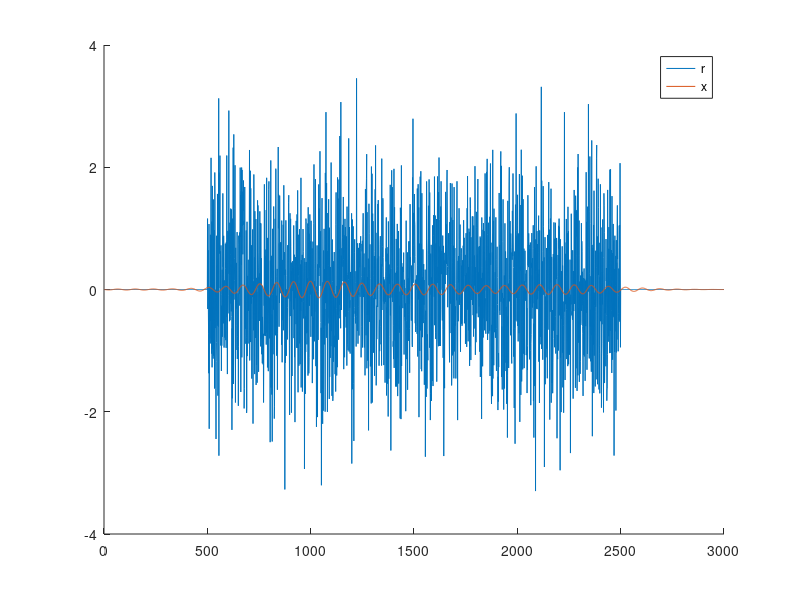
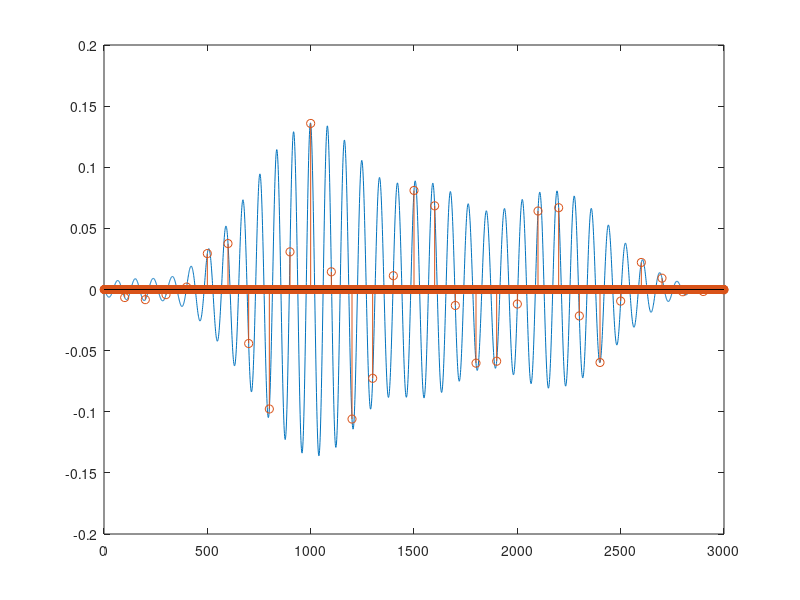
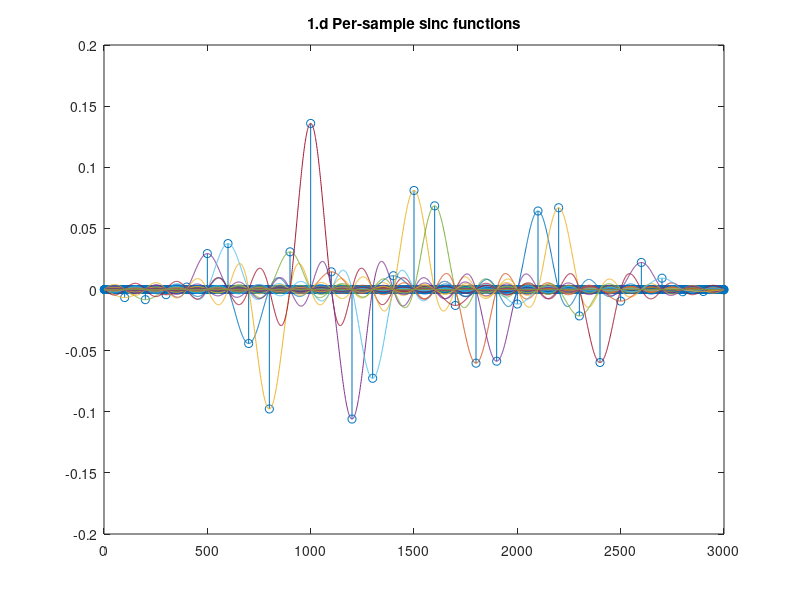
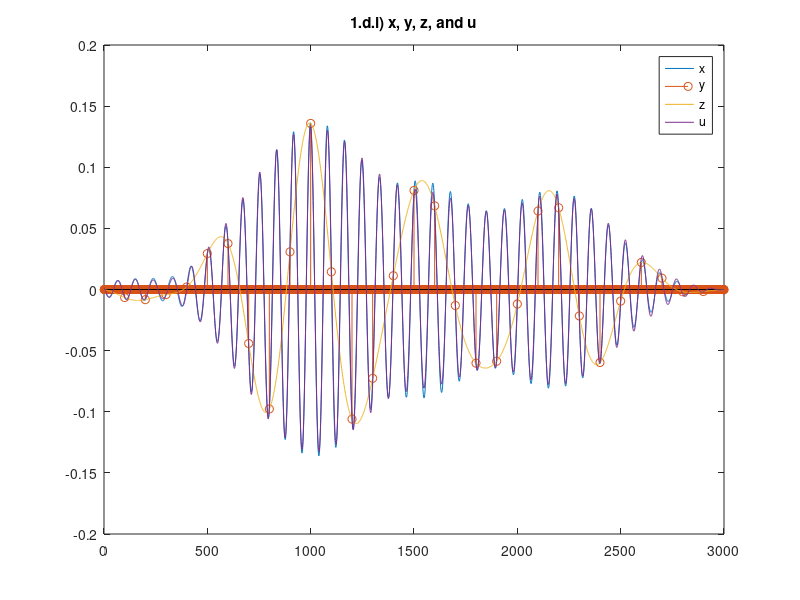

Here is the MATLAB script that generated these plots, in order: (Note: this script raises an error after producing the figures.)
%% 1.d)
% Simulate the reconstruction of a sampled band-pass signal

%%
% Generate a 1 s noise sequence r, as in part (c)(i ), but this time use
% a sampling frequency of 3 kHz. Set the first and last 500 samples to
% zero.
f_s = 3000;
t = 1; % 1 second long
N = f_s * t;
ts = linspace(1/f_s, t, N);
r = randn(N,1);
r(1:500) = 0;
r(end-500:end) = 0;

%%
% Apply a band-pass filter that attenuates frequencies outside 31-44Hz
f1 = 31;
f2 = 44;
% 3 = 3rd order filter
% 30 = -30dB for frequencies outside the range
[b, a] = cheby2(3, 30, [f1 f2]/(f_s/2));
% Apply the filter
x = filtfilt(b, a, r);

%%
% Plot r, x together. r is very high frequency, so the band-pass will
% remove a lot and x will have a much lower amplitiude
figure;
hold on;
plot(r);
plot(x);
legend("r","x");
hold off;

%%
% Sample x at 30Hz, set all but every 100th value to 0
y = x;
for i = 1:99
    y(i:100:end) = 0;
end

figure;
plot(x);
hold on;
stem(y);
hold off;

%%
% Reconstruct y with sinc interpolation (see 1.c.i for working)
% Change the scaling factor to 1/100 instead of 1/3, because we sampled
% every 100th value
z = zeros(N,1);
figure;
stem(y)
hold on;
for i_y = 1:N
    data = y(i_y) * sinc((ts/t - i_y/N) * f_s/100);
    plot(data);
    z = z + data';
end
hold off;
title("1.d Per-sample sinc functions")

%%
% Generate another band-pass filter for 30-45Hz, apply to y to reconstruct
% as u. Multiply by 100 to compensate for energy lost during sampling.
f1 = 30;
f2 = 45;
% 3 = 3rd order filter
% 30 = -30dB for frequencies outside the range
[b, a] = cheby2(3, 30, [f1 f2]/(f_s/2));
u = 100 * filtfilt(b, a, y);

%% 1.d.i) Comparisons
% Plot x, y, z, and u on top of each other in one figure
figure;
plot(x);
hold on;
stem(y);
plot(z);
plot(u);
legend("x", "y", "z", "u");
title("1.d.i) x, y, z, and u")
hold off;

%% 1.d.i) x vs z
% x and z are not equal - sinc interpolation can only reconstruct
% frequencies up to $f_{sample}/2 = 30/2 = 15Hz$, but x contains
% higher-frequency data.
figure;
plot(x);
hold on;
stem(y);
plot(z);

legend("x", "y", "z");
xlim([1000 1500]);
title("1.d.i) x vs. z (sinc-interpolated sampled x)");
hold off;

%% 1.d.i) x vs u
% x and u are similar, but not equal.
% I think this is because the band-pass filter is not perfect.
figure;
plot(x);
hold on;
stem(y);
plot(u);

legend("x", "y", "u");
xlim([1000 1500]);
title("1.d.i) x vs. u (30-45Hz band-pass filtered sampled x)");
hold off;

%%
% Frequency response of the second band-pass filter.
% Note that the values for the 31-44Hz range (used to generate x) drop to
% around -20dB. These frequencies are unfairly reduced when generating u,
% so it doesn't match x exactly.
f1 = 30;
f2 = 45;
[b, a] = cheby2(3, 30, [f1 f2]/(f_s/2));
figure;
freqz(b,a,2048,f_s);
xlim([20, 50]);
xline(31);
xline(44);


%% 1.d.ii)
% Q: Why does the reconstructed waveform differ much more from the original
% if you reduce the cut-off frequencies of all band-pass filters by 5 Hz?
%
% The question specifically states that the band-pass filters change, but
% does not state that the sampling frequency for y changes from 30Hz.
%
% When the band-pass frequencies change, x's frequency range is 26-39Hz.
% The sampling frequency for y, 30Hz, is within this range.
% This causes aliasing, which distorts the frequency domain representation
% (like in slide 58) and thus distorts the output of the low-pass filter.
% 
% Before, x's range was 31-44Hz, and f_y = 30Hz was outside this range, so
% there wasn't a problem.
% With the decreased frequencies we can also resolve the problem by
% decreasing f_y to 25Hz, and the final figure shows this fixes the issue.

% Find x' = x but frequencies reduced by 5
f1 = 31-5;
f2 = 44-5;
[b, a] = cheby2(3, 30, [f1 f2]/(f_s/2));
x_prime = filtfilt(b, a, r);

% Find y'_30 = sampling of x' @ 30Hz
y_prime_30 = x_prime;
for i = 1:99
    y_prime_30(i:100:end) = 0;
end
% Find y'_25 = sampling of x' @ 25Hz
y_prime_25 = x_prime;
for i = 1:119
    y_prime_25(i:120:end) = 0;
end

% Find u' = reconstruction of x' from filter of y' with freqs reduced by 5
f1 = 30-5;
f2 = 45-5;
[b, a] = cheby2(3, 30, [f1 f2]/(f_s/2));
u_prime_30 = 100 * filtfilt(b, a, y_prime_30);
u_prime_25 = 100 * filtfilt(b, a, y_prime_25);

% Plot all
figure;
plot(x_prime);
hold on;
stem(y_prime_30);
plot(u_prime_30);
legend("x'", "y' @ 30Hz", "u' from y' @ 30Hz");
title("1.d.ii) x' vs. u'\\(band-pass frequencies reduced by 5Hz, sampled @ 30Hz)");
hold off;

figure;
plot(x_prime);
hold on;
stem(y_prime_25);
plot(u_prime_25);
legend("x'", "y' @ 25Hz", "u' from y' @ 25Hz");
title("1.d.ii) x' vs. u'\\(band-pass frequencies reduced by 5Hz, sampled @ 25Hz)");
hold off;
